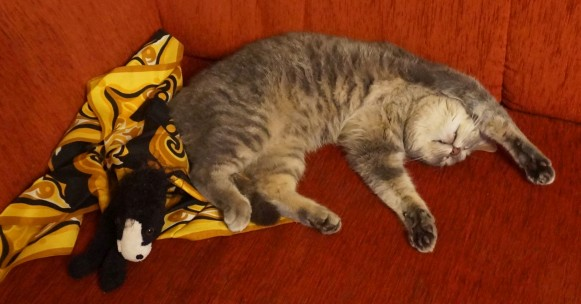
#> input picture fe3/digkep/KepfeldPeldatar2026osz/GolyoAlszik_rs.jpg, 581 x 304 px
$ python 02_02_crop.py
#> lines starting #> are read from the running program, lines starting #| are printed output that depends on the picture
import cv2

im = cv2.imread('GolyoAlszik_rs.jpg', cv2.IMREAD_COLOR)
#> im is the input picture: shape (304, 581, 3); mean B, G, R 24.2, 56.2, 125.7

# Képkivágás; sor és oszlop tartomány megadása, macska fej rész
im_cropped = im[82:172, 396:486]
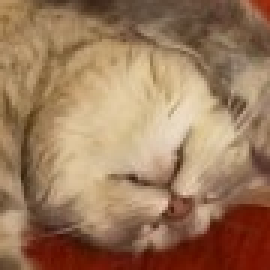
#> im_cropped: shape (90, 90, 3) (shown 3 times larger); mean B, G, R 92.1, 121.9, 155.9
# Kivágott rész képbe másolása új, egyező méretű helyre
im[10:100, 20:110] = im_cropped
im[:, (im.shape[1] >> 1) - 50:(im.shape[1] >> 1) + 50] = 220
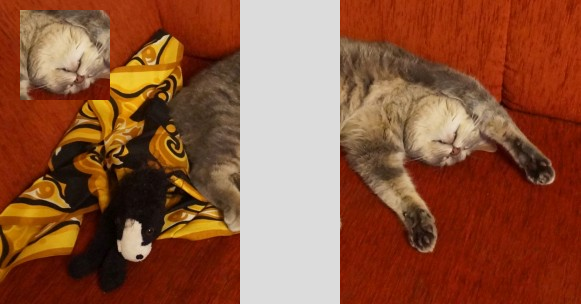
#> im: shape (304, 581, 3); mean B, G, R 59.4, 85.6, 141.7
cv2.imshow('image', im)
cv2.imshow('cropped', im_cropped)

cv2.waitKey(0)

$ run again, with fe3/digkep/KepfeldPeldatar2026osz/FCards_01.jpg copied over fe3/digkep/KepfeldPeldatar2026osz/GolyoAlszik_rs.jpg
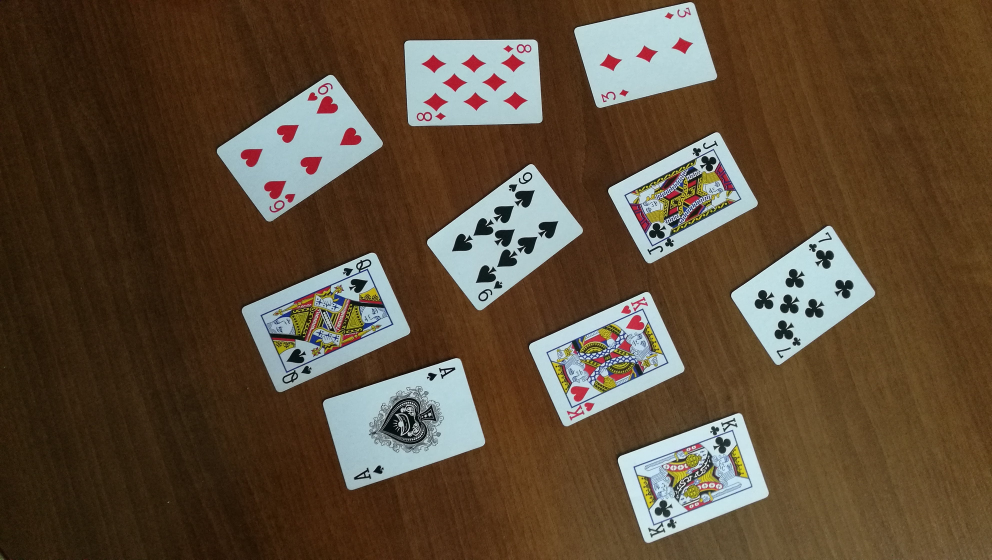
#> input picture fe3/digkep/KepfeldPeldatar2026osz/FCards_01.jpg, 3968 x 2240 px (shown at 1/4 size)
#> im is the input picture: shape (2240, 3968, 3); mean B, G, R 55.6, 75.3, 93.4
#> `im_cropped = im[82:172, 396:486]`:
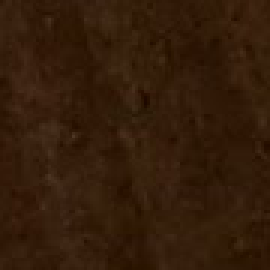
#> im_cropped: shape (90, 90, 3) (shown 3 times larger); mean B, G, R 10, 28.6, 51.6
#> `im[:, (im.shape[1] >> 1) - 50:(im.shape[1] >> 1) + 50] = 220`:
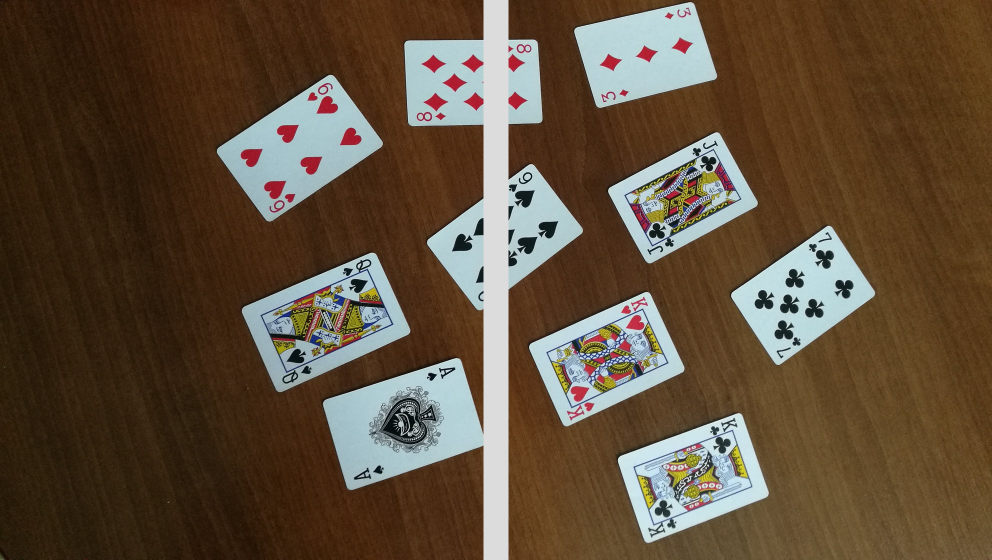
#> im: shape (2240, 3968, 3) (shown at 1/4 size); mean B, G, R 59.2, 78.6, 96.1
